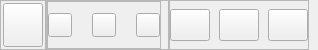
     <widget class="QWidget" name="headerContainer" native="true">
      <property name="enabled">
       <bool>true</bool>
      </property>
      <property name="sizePolicy">
       <sizepolicy hsizetype="Expanding" vsizetype="Expanding">
        <horstretch>0</horstretch>
        <verstretch>0</verstretch>
       </sizepolicy>
      </property>
      <property name="maximumSize">
       <size>
        <width>16777215</width>
        <height>50</height>
       </size>
      </property>
      <property name="mouseTracking">
       <bool>true</bool>
      </property>
      <layout class="QHBoxLayout" name="horizontalLayout_4">
       <property name="spacing">
        <number>0</number>
       </property>
       <property name="leftMargin">
        <number>0</number>
       </property>
       <property name="topMargin">
        <number>0</number>
       </property>
       <property name="rightMargin">
        <number>9</number>
       </property>
       <property name="bottomMargin">
        <number>0</number>
       </property>
       <item>
        <widget class="QFrame" name="frame">
         <property name="maximumSize">
          <size>
           <width>50</width>
           <height>50</height>
          </size>
         </property>
         <property name="frameShape">
          <enum>QFrame::StyledPanel</enum>
         </property>
         <property name="frameShadow">
          <enum>QFrame::Raised</enum>
         </property>
         <layout class="QHBoxLayout" name="horizontalLayout">
          <property name="spacing">
           <number>0</number>
          </property>
          <property name="leftMargin">
           <number>2</number>
          </property>
          <property name="topMargin">
           <number>2</number>
          </property>
          <property name="rightMargin">
           <number>2</number>
          </property>
          <property name="bottomMargin">
           <number>2</number>
          </property>
          <item alignment="Qt::AlignLeft">
           <widget class="QPushButton" name="menuBtn">
            <property name="sizePolicy">
             <sizepolicy hsizetype="Expanding" vsizetype="Expanding">
              <horstretch>0</horstretch>
              <verstretch>0</verstretch>
             </sizepolicy>
            </property>
            <property name="maximumSize">
             <size>
              <width>16777215</width>
              <height>16777215</height>
             </size>
            </property>
            <property name="text">
             <string/>
            </property>
            <property name="icon">
             <iconset resource="../Icons.qrc">
              <normaloff>:/icons/icons/align-justify.svg</normaloff>:/icons/icons/align-justify.svg</iconset>
            </property>
            <property name="iconSize">
             <size>
              <width>24</width>
              <height>24</height>
             </size>
            </property>
           </widget>
          </item>
         </layout>
        </widget>
       </item>
       <item>
        <widget class="QFrame" name="frame_5">
         <property name="sizePolicy">
          <sizepolicy hsizetype="Expanding" vsizetype="Expanding">
           <horstretch>0</horstretch>
           <verstretch>0</verstretch>
          </sizepolicy>
         </property>
         <property name="maximumSize">
          <size>
           <width>16777215</width>
           <height>16777215</height>
          </size>
         </property>
         <property name="frameShape">
          <enum>QFrame::StyledPanel</enum>
         </property>
         <property name="frameShadow">
          <enum>QFrame::Raised</enum>
         </property>
         <layout class="QHBoxLayout" name="horizontalLayout_7">
          <property name="spacing">
           <number>0</number>
          </property>
          <property name="leftMargin">
           <number>0</number>
          </property>
          <property name="topMargin">
           <number>0</number>
          </property>
          <property name="rightMargin">
           <number>0</number>
          </property>
          <property name="bottomMargin">
           <number>0</number>
          </property>
          <item alignment="Qt::AlignHCenter">
           <widget class="QFrame" name="frame_21">
            <property name="sizePolicy">
             <sizepolicy hsizetype="Expanding" vsizetype="Preferred">
              <horstretch>0</horstretch>
              <verstretch>0</verstretch>
             </sizepolicy>
            </property>
            <property name="frameShape">
             <enum>QFrame::StyledPanel</enum>
            </property>
            <property name="frameShadow">
             <enum>QFrame::Raised</enum>
            </property>
            <layout class="QHBoxLayout" name="horizontalLayout_17">
             <property name="spacing">
              <number>20</number>
             </property>
             <property name="leftMargin">
              <number>0</number>
             </property>
             <property name="topMargin">
              <number>0</number>
             </property>
             <property name="rightMargin">
              <number>0</number>
             </property>
             <property name="bottomMargin">
              <number>0</number>
             </property>
             <item alignment="Qt::AlignLeft">
              <widget class="QPushButton" name="colorfull">
               <property name="sizePolicy">
                <sizepolicy hsizetype="Preferred" vsizetype="Preferred">
                 <horstretch>0</horstretch>
                 <verstretch>0</verstretch>
                </sizepolicy>
               </property>
               <property name="maximumSize">
                <size>
                 <width>24</width>
                 <height>24</height>
                </size>
               </property>
               <property name="toolTip">
                <string>colorfull</string>
               </property>
               <property name="text">
                <string/>
               </property>
              </widget>
             </item>
             <item alignment="Qt::AlignLeft">
              <widget class="QPushButton" name="dark_mode">
               <property name="sizePolicy">
                <sizepolicy hsizetype="Preferred" vsizetype="Preferred">
                 <horstretch>0</horstretch>
                 <verstretch>0</verstretch>
                </sizepolicy>
               </property>
               <property name="maximumSize">
                <size>
                 <width>24</width>
                 <height>24</height>
                </size>
               </property>
               <property name="toolTip">
                <string>dark mode</string>
               </property>
               <property name="text">
                <string/>
               </property>
              </widget>
             </item>
             <item alignment="Qt::AlignLeft">
              <widget class="QPushButton" name="classic_style">
               <property name="sizePolicy">
                <sizepolicy hsizetype="Preferred" vsizetype="Preferred">
                 <horstretch>0</horstretch>
                 <verstretch>0</verstretch>
                </sizepolicy>
               </property>
               <property name="maximumSize">
                <size>
                 <width>24</width>
                 <height>24</height>
                </size>
               </property>
               <property name="toolTip">
                <string>classic style</string>
               </property>
               <property name="text">
                <string/>
               </property>
               <property name="iconSize">
                <size>
                 <width>5</width>
                 <height>5</height>
                </size>
               </property>
              </widget>
             </item>
            </layout>
           </widget>
          </item>
          <item>
           <widget class="QLabel" name="label_5">
            <property name="sizePolicy">
             <sizepolicy hsizetype="Preferred" vsizetype="Preferred">
              <horstretch>0</horstretch>
              <verstretch>0</verstretch>
             </sizepolicy>
            </property>
            <property name="text">
             <string/>
            </property>
            <property name="pixmap">
             <pixmap resource="../Icons.qrc">:/images/images/Colifast_50pix_medium.png</pixmap>
            </property>
            <property name="scaledContents">
             <bool>false</bool>
            </property>
            <property name="alignment">
             <set>Qt::AlignLeading|Qt::AlignLeft|Qt::AlignVCenter</set>
            </property>
           </widget>
          </item>
         </layout>
        </widget>
       </item>
       <item>
        <widget class="QFrame" name="frame_6">
         <property name="minimumSize">
          <size>
           <width>0</width>
           <height>50</height>
          </size>
         </property>
         <property name="maximumSize">
          <size>
           <width>140</width>
           <height>70</height>
          </size>
         </property>
         <property name="frameShape">
          <enum>QFrame::StyledPanel</enum>
         </property>
         <property name="frameShadow">
          <enum>QFrame::Raised</enum>
         </property>
         <layout class="QHBoxLayout" name="horizontalLayout_5">
          <property name="spacing">
           <number>9</number>
          </property>
          <property name="leftMargin">
           <number>0</number>
          </property>
          <property name="topMargin">
           <number>0</number>
          </property>
          <property name="rightMargin">
           <number>0</number>
          </property>
          <property name="bottomMargin">
           <number>0</number>
          </property>
          <item>
           <widget class="QPushButton" name="minimizebtn">
            <property name="minimumSize">
             <size>
              <width>32</width>
              <height>32</height>
             </size>
            </property>
            <property name="toolTip">
             <string>Minimize Window</string>
            </property>
            <property name="text">
             <string/>
            </property>
            <property name="icon">
             <iconset resource="../Icons.qrc">
              <normaloff>:/icons/icons/minus.svg</normaloff>:/icons/icons/minus.svg</iconset>
            </property>
           </widget>
          </item>
          <item>
           <widget class="QPushButton" name="restorebtn">
            <property name="minimumSize">
             <size>
              <width>32</width>
              <height>32</height>
             </size>
            </property>
            <property name="toolTip">
             <string comment="Restoring window size">Maximize Window</string>
            </property>
            <property name="text">
             <string/>
            </property>
            <property name="icon">
             <iconset resource="../Icons.qrc">
              <normaloff>:/icons/icons/square.svg</normaloff>:/icons/icons/square.svg</iconset>
            </property>
            <property name="iconSize">
             <size>
              <width>24</width>
              <height>24</height>
             </size>
            </property>
            <property name="checkable">
             <bool>true</bool>
            </property>
            <property name="checked">
             <bool>false</bool>
            </property>
           </widget>
          </item>
          <item>
           <widget class="QPushButton" name="closebtn">
            <property name="minimumSize">
             <size>
              <width>32</width>
              <height>32</height>
             </size>
            </property>
            <property name="toolTip">
             <string>Close Window</string>
            </property>
            <property name="text">
             <string/>
            </property>
            <property name="icon">
             <iconset resource="../Icons.qrc">
              <normaloff>:/icons/icons/x.svg</normaloff>:/icons/icons/x.svg</iconset>
            </property>
            <property name="iconSize">
             <size>
              <width>24</width>
              <height>24</height>
             </size>
            </property>
           </widget>
          </item>
         </layout>
        </widget>
       </item>
      </layout>
     </widget>
